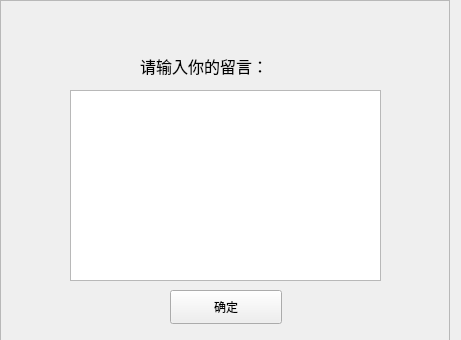
<?xml version="1.0" encoding="UTF-8"?>
<ui version="4.0">
 <class>ShowMessage</class>
 <widget class="QWidget" name="ShowMessage">
  <property name="geometry">
   <rect>
    <x>0</x>
    <y>0</y>
    <width>461</width>
    <height>340</height>
   </rect>
  </property>
  <property name="windowTitle">
   <string>ShowMessage</string>
  </property>
  <widget class="QFrame" name="frame">
   <property name="geometry">
    <rect>
     <x>0</x>
     <y>0</y>
     <width>450</width>
     <height>341</height>
    </rect>
   </property>
   <property name="frameShape">
    <enum>QFrame::StyledPanel</enum>
   </property>
   <property name="frameShadow">
    <enum>QFrame::Raised</enum>
   </property>
   <widget class="QTextEdit" name="messageEdit">
    <property name="geometry">
     <rect>
      <x>70</x>
      <y>90</y>
      <width>311</width>
      <height>191</height>
     </rect>
    </property>
   </widget>
   <widget class="QLabel" name="label_2">
    <property name="geometry">
     <rect>
      <x>140</x>
      <y>50</y>
      <width>201</width>
      <height>31</height>
     </rect>
    </property>
    <property name="font">
     <font>
      <family>Adobe Arabic</family>
      <pointsize>12</pointsize>
     </font>
    </property>
    <property name="text">
     <string>请输入你的留言：</string>
    </property>
   </widget>
   <widget class="QPushButton" name="okButton">
    <property name="geometry">
     <rect>
      <x>170</x>
      <y>290</y>
      <width>112</width>
      <height>34</height>
     </rect>
    </property>
    <property name="text">
     <string>确定</string>
    </property>
   </widget>
  </widget>
 </widget>
 <layoutdefault spacing="6" margin="11"/>
 <resources/>
 <connections/>
</ui>
